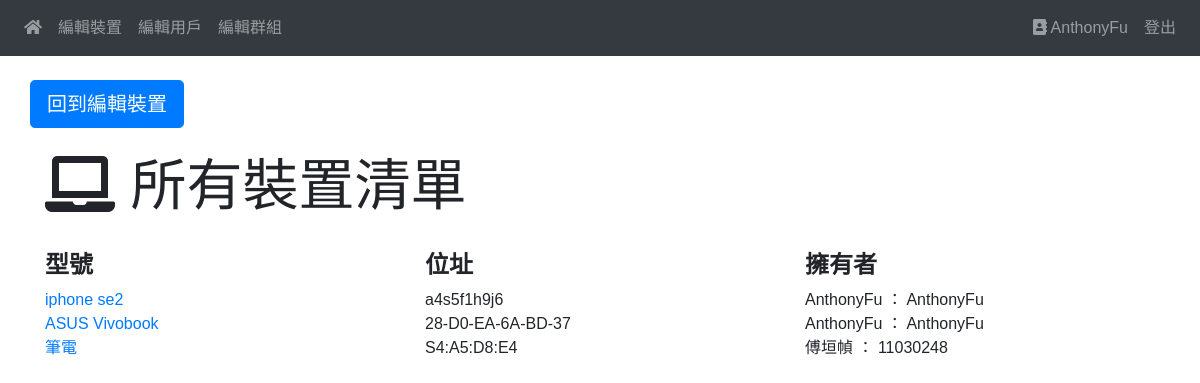
/DazhiNetwork/device/listall/ (signed in), run on an earlier commit of the app's database.
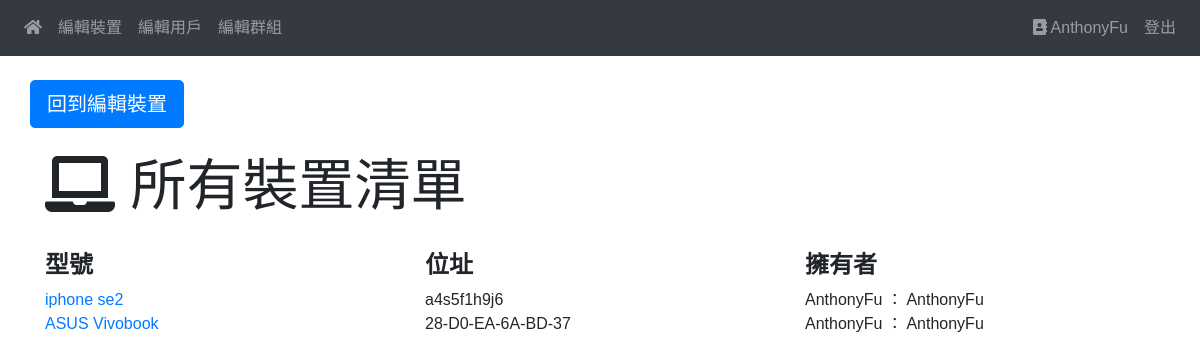
And on a later commit of the database.
### main/models.py (models this page shows)
class Device(models.Model):
    d_name = models.CharField("裝置型號", max_length=25)
    owner = models.ForeignKey(User, models.CASCADE)
    MAC = models.CharField("MAC" , max_length=20)

### main/views.py (the view)
# urls.py: path('device/listall/', DeviceListAll.as_view(), name='d_list_all'),
class DeviceListAll(SuperuserRequiredMixin, ListView):
    model = Device
    template_name = 'main/device/device_list_all.html'

### main/views.py (called while the page is built)
    def dispatch(self, request, *args, **kwargs):
        if not request.user.is_superuser:
            return self.handle_no_permission()
        return super().dispatch(request, *args, **kwargs)

### main/templates/main/device/device_list_all.html (shortened to what this page needs)
{% extends '../../base.html' %}
{% block content %}
<div class="container">
    <div class="row">
        <div>
            <br>
            <a class="btn btn-primary btn-lg" href="{% url 'd_create'%}" role="button">回到編輯裝置</a>
        <div>
        <div class="col">
        <br>
        <h1 class="display-4"><i class="fas fa-light fa-laptop"></i>
            所有裝置清單</h1>
        <br>
        </div>
    </div>
</div>
    <div class="container">
        <div class="row">
            <div class="col">
                <h4><strong> 型號</strong></h4>
                <ul class="navbar-nav">
                    {% for device in device_list %}
                        <li class="nav-item">
                          <a href="{% url 'd_update' device.id %}">
                            {{ device.d_name }}
                          </a>
                        </li>
                    {%  endfor  %}
                </ul>
            </div>
            <div class="col">
                <h4><strong> 位址</strong></h4>
                <ul class="navbar-nav">
                    {% for device in device_list %}
                        <li class="nav-item">
                            {{ device.MAC }}
                        </li>
                    {%  endfor  %}
                </ul>
            </div>
            <div class="col">
                <h4><strong> 擁有者</strong></h4>
                <ul class="navbar-nav">
                    {% for device in device_list %}
                        <li class="nav-item">
                            {{ device.owner.first_name }} ： {{ device.owner}}
                        </li>
                    {%  endfor  %}
                </ul>
            </div>
        </div>
      </div>
{% endblock content %}

### main/templates/base.html (shortened to what this page needs)
<!DOCTYPE html>
<html lang="zh-TW">
<head>
    <link rel="stylesheet" href="https://stackpath.bootstrapcdn.com/bootstrap/4.3.1/css/bootstrap.min.css">
    <link rel="stylesheet" href="https://cdnjs.cloudflare.com/ajax/libs/font-awesome/5.11.2/css/all.css">
</head>
<body>
    <nav class="navbar navbar-expand-md bg-dark navbar-dark">
        <div class="collapse navbar-collapse" id="collapsibleNavbar">
          <ul class="navbar-nav">
            <li class="nav-item">
              <a class="nav-link" href="/DazhiNetwork/"><i class="fas fa-light fa-home"></i></a>
            </li>
            {% if user.is_authenticated %}
            <li class="nav-item">
              <a class="nav-link" href="{% url 'd_home' %}">編輯裝置</a>
            </li>
            {% if user.is_superuser %}
            <li class="nav-item">
              <a class="nav-link" href="{% url 'u_home' %}">編輯用戶</a>
            </li>
            <li class="nav-item">
              <a class="nav-link" href="{% url 'g_home' %}">編輯群組</a>
            </li>
            {% endif %}
            </ul>
            <div class="ml-auto">
                <ul class="navbar-nav">
                    <li class="nav-item">
                        <a class="nav-link" href=" {% url 'u_update' user.id %} "><i class="fas fa-light fa-address-book"></i>
                           {{ user.username }}</a>
                    </li>
                    <li class="nav-item">
                      <a class="nav-link" href="{% url 'logout' %}">登出</a>
                    </li>
            {% else %}
                    <li class="nav-item">
                      <a class="nav-link" href="/accounts/login/">登入</a>
                    </li>
            {% endif %}
                </ul>
            </div>
        </div>
    </nav>
    {% block content %}
    {% endblock content %}
</body>
</html>

### main/templates/base.html (style rules this page uses)
body { font-family: 'Noto Sans TC', sans-serif; }

What changed in the data, as far as the page shows it:
removed Device: d_name "筆電", MAC "S4:A5:D8:E4", owner.first_name "傅垣幀", owner "11030248"
